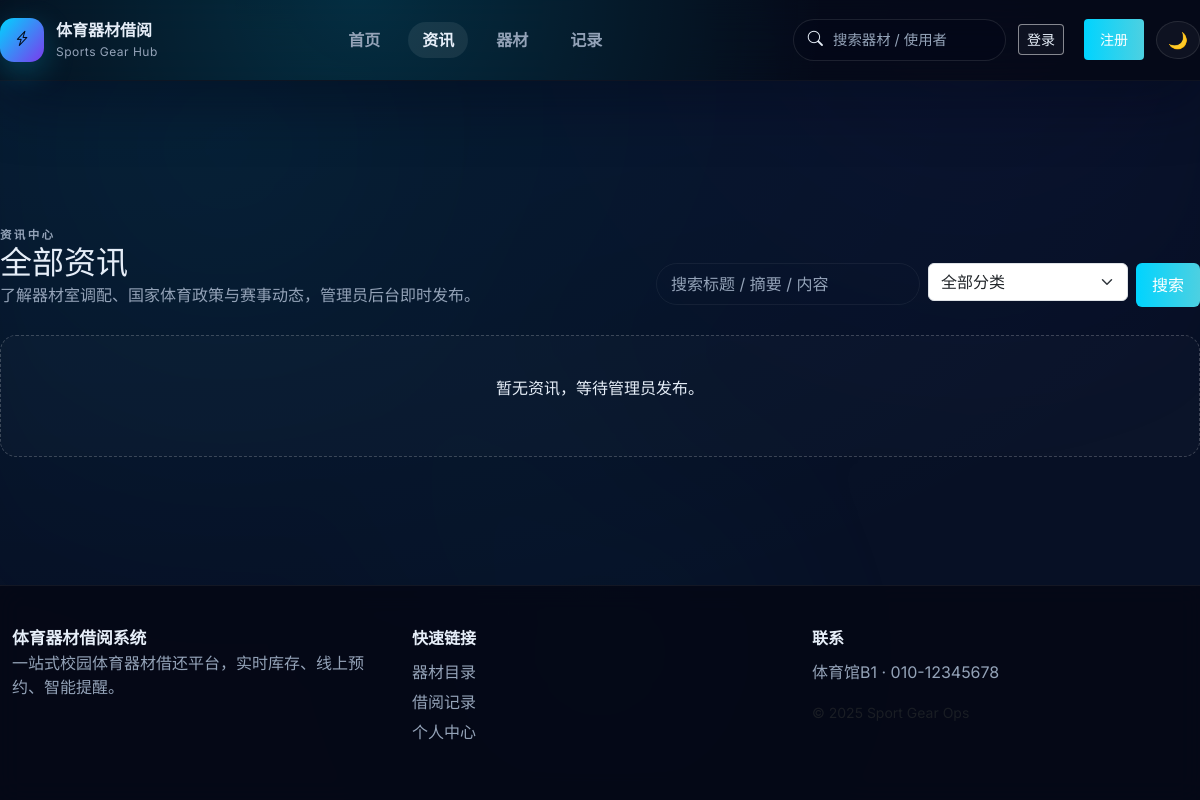
The app's page /news, older data.
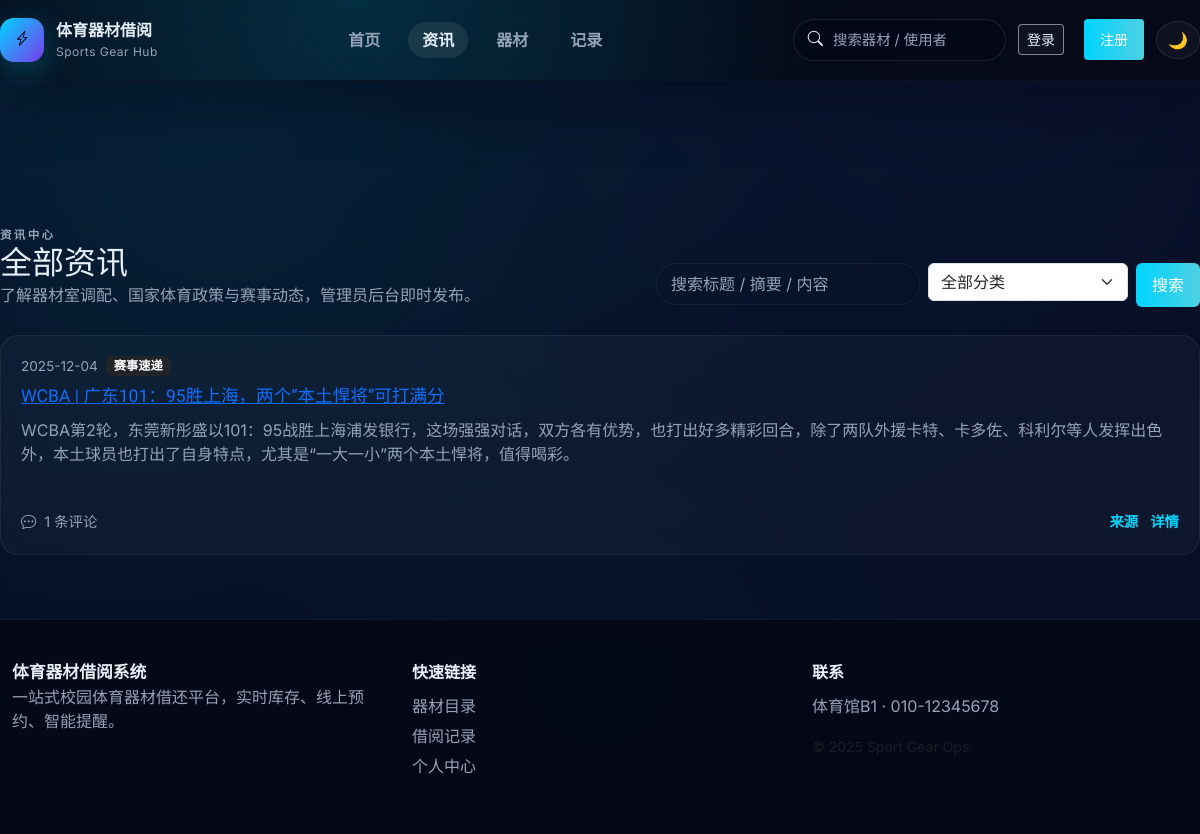
The same page, newer data.
### models.py (models this page shows, shortened)
class NewsPost(db.Model):
    __tablename__ = 'news_post'
    id = db.Column(db.Integer, primary_key=True)
    title = db.Column(db.String(200), nullable=False)
    summary = db.Column(db.String(300), nullable=True)
    content = db.Column(db.Text, nullable=False)
    category = db.Column(db.String(40), nullable=False, default='campus')
    source = db.Column(db.String(255), nullable=True)
    published_at = db.Column(db.DateTime, default=lambda: datetime.datetime.now(timezone.utc))
    is_pinned = db.Column(db.Boolean, default=False)
    created_by_id = db.Column(db.Integer, db.ForeignKey('user.id'), nullable=True)
    created_by = db.relationship('User', backref=db.backref('news_posts', lazy=True))

### app.py (the view, shortened to what this page needs)
    @app.route('/news')
    def news_list():
        category = request.args.get('category')
        q = (request.args.get('q') or '').strip()
        query = NewsPost.query.order_by(NewsPost.is_pinned.desc(), NewsPost.published_at.desc())
        if category and category in NEWS_CATEGORY_LABELS:
            query = query.filter_by(category=category)
        posts = query.all()
        category_label = NEWS_CATEGORY_LABELS.get(category, '全部资讯') if category else '全部资讯'
        return render_template('news_list.html', posts=posts, active_category=category, category_label=category_label, q=q)

### services/auth.py (called while the page is built)
def get_current_user() -> Optional[User]:
    if hasattr(g, '_cached_user'):
        return g._cached_user
    user_id = session.get('user_id')
    user = db.session.get(User, user_id) if user_id else None
    g._cached_user = user
    return user

### templates/news_list.html (shortened to what this page needs)
{% extends 'layout.html' %}
{% block page_header %}
<div class="page-header">
  <div>
    <p class="eyebrow">资讯中心</p>
    <h1>{{ category_label }}</h1>
    <p>了解器材室调配、国家体育政策与赛事动态，管理员后台即时发布。</p>
  </div>
  <form class="news-filter" method="get" action="{{ url_for('news_list') }}">
    <div class="d-flex flex-wrap gap-2">
      <div class="flex-grow-1">
        <input class="form-control" type="search" name="q" placeholder="搜索标题 / 摘要 / 内容" value="{{ q }}">
      </div>
      <div>
        <select class="form-select" name="category" onchange="this.form.submit()">
          <option value="" {% if not active_category %}selected{% endif %}>全部分类</option>
        </select>
      </div>
      <button class="btn btn-primary" type="submit">搜索</button>
    </div>
  </form>
</div>
{% endblock %}
{% block content %}
<div class="news-list-grid">
  {% if posts %}
    {% for news in posts %}
    <article class="news-card large">
      <div class="news-meta">
        <span>{{ news.published_at.strftime('%Y-%m-%d') if news.published_at else '' }}</span>
        <span class="badge bg-dark">{{ news_categories.get(news.category, '资讯') }}</span>
      </div>
      <h3><a href="{{ url_for('news_detail', news_id=news.id) }}">{{ news.title }}</a></h3>
      <p>{{ news.summary or news.content }}</p>
      <div class="news-footer">
        <span><i class="bi bi-chat-dots"></i> {{ news.comments.count() }} 条评论</span>
        <div class="news-actions">
          {% if news.source %}<a class="link-arrow" href="{{ news.source }}" target="_blank" rel="noreferrer noopener">来源</a>{% endif %}
          <a class="link-arrow" href="{{ url_for('news_detail', news_id=news.id) }}">详情</a>
        </div>
      </div>
    </article>
    {% endfor %}
  {% else %}
    <div class="empty-state">
      <p>暂无资讯，等待管理员发布。</p>
    </div>
  {% endif %}
</div>
{% endblock %}

### templates/layout.html (shortened to what this page needs)
<!doctype html>
<html lang="zh-CN">
  <head>
    <link href="https://cdn.jsdelivr.net/npm/bootstrap@5.3.2/dist/css/bootstrap.min.css" rel="stylesheet">
    <link href="https://cdn.jsdelivr.net/npm/bootstrap-icons@1.10.5/font/bootstrap-icons.css" rel="stylesheet">
    <link rel="stylesheet" href="https://cdnjs.cloudflare.com/ajax/libs/font-awesome/6.5.0/css/all.min.css" />
    <link rel="stylesheet" href="{{ url_for('static', filename='style.css') }}">
  </head>
  <body class="app-body">
    <div class="bg-grid" aria-hidden="true"></div>
    <header class="nav-shell">
      <div class="container nav-inner">
        <a class="brand" href="{{ url_for('index') }}">
          <span class="brand-mark"><i class="bi bi-lightning-charge"></i></span>
          <div>
            <div class="brand-title">体育器材借阅</div>
            <div class="brand-sub">Sports Gear Hub</div>
          </div>
        </a>
        <nav class="nav-links d-none d-lg-flex">
          <a href="{{ url_for('index') }}" class="nav-link {% if request.endpoint == 'index' %}active{% endif %}">首页</a>
          <a href="{{ url_for('news_list') }}" class="nav-link {% if request.endpoint in ['news_list','news_detail'] %}active{% endif %}">资讯</a>
          <a href="{{ url_for('catalog') }}" class="nav-link {% if request.endpoint == 'catalog' %}active{% endif %}">器材</a>
          <a href="{{ url_for('records') }}" class="nav-link {% if request.endpoint == 'records' %}active{% endif %}">记录</a>
        </nav>
        <div class="nav-actions">
          <form class="d-none d-xl-flex" method="get" action="{{ url_for('catalog') }}" role="search">
            <label class="search-pill">
              <i class="bi bi-search"></i>
              <input name="q" placeholder="搜索器材 / 使用者" autocomplete="off">
            </label>
          </form>
          {% if current_user %}
          <a class="user-pill" href="{{ url_for('profile') }}">
            <span class="avatar">{{ current_user.username[:1]|upper }}</span>
            <span class="user-meta">
              <span class="user-name">{{ current_user.username }}</span>
              <span class="user-role">{{ '管理员' if current_user.is_admin else '学生' }}</span>
            </span>
          </a>
          <a class="btn btn-sm btn-outline-light d-none d-lg-inline-flex" href="{{ url_for('logout') }}">退出</a>
          {% else %}
          <a class="btn btn-sm btn-outline-light me-2" href="{{ url_for('login') }}">登录</a>
          <a class="btn btn-sm btn-primary" href="{{ url_for('register') }}">注册</a>
          {% endif %}
          <button id="theme-toggle-btn" class="btn btn-icon" type="button" aria-label="切换主题">🌙</button>
        </div>
      </div>
      <div class="nav-glow" aria-hidden="true"></div>
    </header>
    <main class="container content-shell">
      {% block page_header %}{% endblock %}
      {% block content %}{% endblock %}
    </main>
    <footer class="site-footer">
      <div class="container footer-grid">
        <div>
          <div class="brand-mini">体育器材借阅系统</div>
          <p>一站式校园体育器材借还平台，实时库存、线上预约、智能提醒。</p>
        </div>
        <div>
          <div class="footer-title">快速链接</div>
          <ul>
            <li><a href="{{ url_for('catalog') }}">器材目录</a></li>
            <li><a href="{{ url_for('records') }}">借阅记录</a></li>
            <li><a href="{{ url_for('profile') }}">个人中心</a></li>
          </ul>
        </div>
        <div>
          <div class="footer-title">联系</div>
          <p>体育馆B1 · 010-12345678</p>
          <small class="text-muted">© {{ current_year if current_year else '2025' }} Sport Gear Ops</small>
        </div>
      </div>
    </footer>
  </body>
</html>

Row changes from the older to the newer data that the page shows:
added NewsPost: published_at "2025-12-04", get "赛事速递", title "WCBA | 广东101：95胜上海，两个“本土悍将”可打满分", summary "WCBA第2轮，东莞新彤盛以101：95战胜上海浦发银行，这场强强对话，双方各有优势，也打出好多精彩回合，除了两队外援卡特、卡多佐、科利尔等人发挥出色外，本土球员也打出了自身特点，尤其是“一大一小”两个本土悍将，值得喝彩。", comments.count "1"
Text that changed along with them:
text no longer shown: "暂无资讯，等待管理员发布。"
